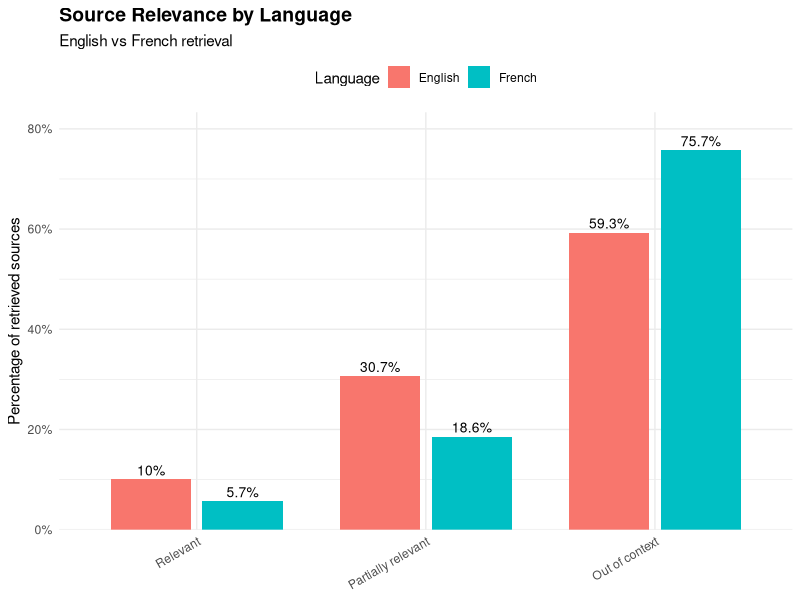
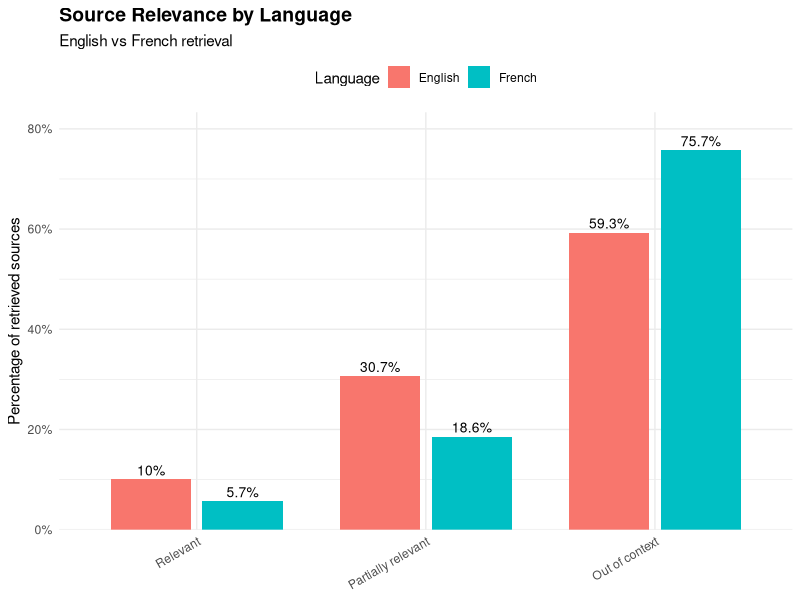

Write the R code that produced these figures, in order.
# ============================================================
# Experiment 1.3
# Source Relevance: English vs French
# ============================================================

library(tidyverse)
library(readxl)


# ------------------------------------------------------------
# 1. Import recoded source sheets
# ------------------------------------------------------------

false_sources <- read_excel(
  "1. Cross-language performance and retrieval quality/data/veracity_1.3.xlsx",
  sheet = "false_sources"
)

true_sources <- read_excel(
  "1. Cross-language performance and retrieval quality/data/veracity_1.3.xlsx",
  sheet = "true_sources"
)


# ------------------------------------------------------------
# 2. Combine TRUE and FALSE sources
# ------------------------------------------------------------

all_sources <- bind_rows(
  false_sources %>%
    mutate(ground_truth = "False"),
  
  true_sources %>%
    mutate(ground_truth = "True")
)


# ------------------------------------------------------------
# 3. Create language labels
# ------------------------------------------------------------

all_sources <- all_sources %>%
  mutate(
    Language = recode(
      LG,
      "E" = "English",
      "F" = "French"
    )
  )


# ------------------------------------------------------------
# 4. Calculate relevance percentages by language
# ------------------------------------------------------------

relevance_language_summary <- all_sources %>%
  filter(
    !is.na(`Source Relevance`),
    !is.na(Language)
  ) %>%
  count(
    Language,
    `Source Relevance`
  ) %>%
  group_by(Language) %>%
  mutate(
    percentage = n / sum(n) * 100
  ) %>%
  ungroup()

relevance_language_summary


# ------------------------------------------------------------
# 5. Set relevance category order
# ------------------------------------------------------------

relevance_language_summary <- relevance_language_summary %>%
  mutate(
    `Source Relevance` = factor(
      `Source Relevance`,
      levels = c(
        "Relevant",
        "Partially relevant",
        "Outdated",
        "Out of context",
        "Cannot determine"
      )
    )
  )


# ------------------------------------------------------------
# 6. English vs French comparison graph
# ------------------------------------------------------------

graph_relevance_language <- ggplot(
  relevance_language_summary,
  aes(
    x = `Source Relevance`,
    y = percentage,
    fill = Language
  )
) +
  geom_col(
    position = position_dodge(width = 0.8),
    width = 0.7
  ) +
  geom_text(
    aes(
      label = paste0(
        round(percentage, 1),
        "%"
      )
    ),
    position = position_dodge(width = 0.8),
    vjust = -0.4,
    size = 3.5
  ) +
  labs(
    title = "Source Relevance by Language",
    subtitle = "English vs French retrieval",
    x = NULL,
    y = "Percentage of retrieved sources",
    fill = "Language"
  ) +
  scale_y_continuous(
    labels = function(x) paste0(x, "%"),
    expand = expansion(
      mult = c(0, 0.1)
    )
  ) +
  theme_minimal() +
  theme(
    plot.title = element_text(
      face = "bold",
      size = 14
    ),
    axis.text.x = element_text(
      angle = 30,
      hjust = 1
    ),
    legend.position = "top"
  )

graph_relevance_language


# ------------------------------------------------------------
# 7. Chi-square test
# Does relevance distribution differ by language?
# ------------------------------------------------------------

relevance_table <- table(
  all_sources$Language,
  all_sources$`Source Relevance`
)

relevance_table

chisq_relevance <- chisq.test(
  relevance_table
)

chisq_relevance


# ------------------------------------------------------------
# 8. Save graph
# ------------------------------------------------------------

dir.create(
  "figures",
  showWarnings = FALSE
)

ggsave(
  "1. Cross-language performance and retrieval quality/figures/relevance_png/source_relevance_english_vs_french.png",
  plot = graph_relevance_language,
  width = 10,
  height = 6,
  dpi = 300
)
